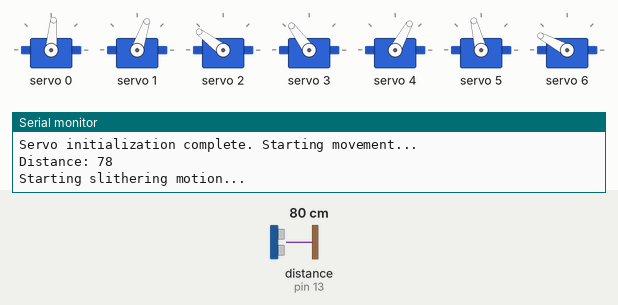
Simulated run of this sketch. Board: Arduino Uno, built with avr-gcc and run on an emulated ATmega328P. Shown: 7 × servo, the last lines printed to the serial monitor. Wiring (inferred from the names in the program): ultrasonic range finder: trigger pin 12; echo pin 13. The test bench sets the inputs (shaded band); at power-on: distance to the obstacle (sensor on pin 13) 80 cm. The echo pulse lasts 58.3 µs per cm.

Above: at 2.3 s.
2.4 s: distance to the obstacle (sensor on pin 13) set to 22 cm
At 2.79 s:
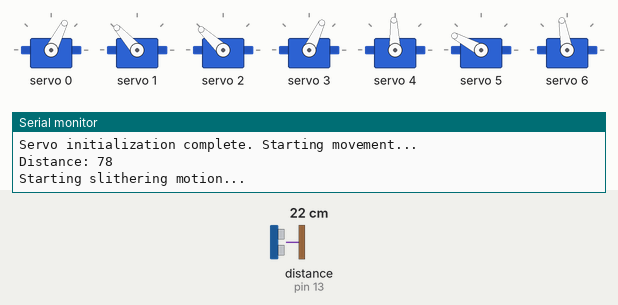
9.4 s: distance to the obstacle (sensor on pin 13) set to 19 cm
At 16.5 s:
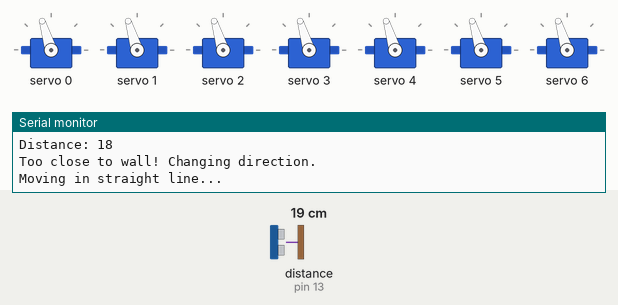
17.1 s: distance to the obstacle (sensor on pin 13) set to 35 cm
At 25.4 s:
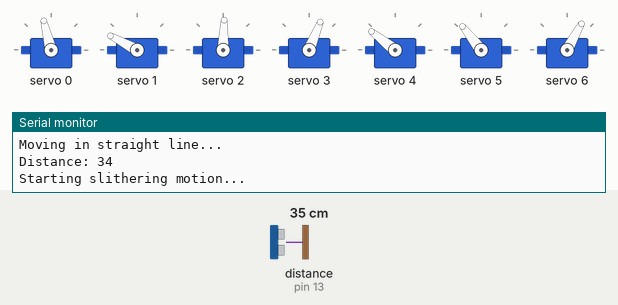
Timing chart, 0 to 42.7 s (numbered marks = the images above; inputs shaded):
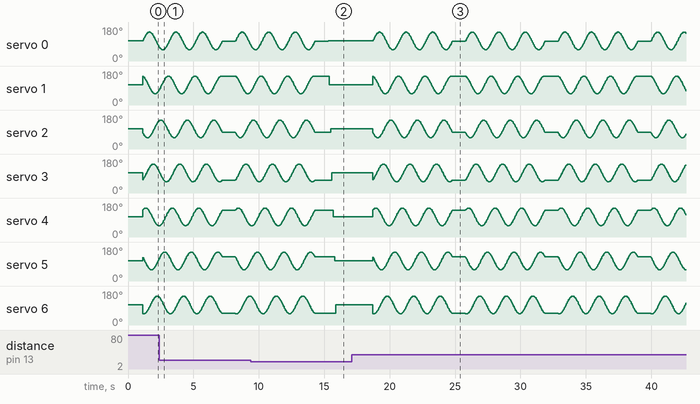

Measured:
- the behaviour switches between 21 and 20 cm on distance to the obstacle (sensor on pin 13) (found by bisection; images 1 and 2)
- after the input at 17.1 s, servo 0: 107° → 108° after 1.6 s, then moves between 60° and 154°, repeating every 7.1 s; servo 1: 107° → 152° after 1.6 s, then moves between 60° and 152°, repeating every 7.1 s

The sketch:

snakeservo.ino
```cpp
#include <Wire.h>
#include <Adafruit_PWMServoDriver.h>

// Servo driver
Adafruit_PWMServoDriver servoList = Adafruit_PWMServoDriver();
#define SERVOMIN 100 // Minimum pulse length count (calibrate according to your servos)
#define SERVOMAX 710 // Maximum pulse length count (calibrate according to your servos)

// Snake parameters
float pi = 3.14159;
int TotalNumberofServos = 7; // Adjust the number of servos as per your setup
float Shift = 2 * pi / TotalNumberofServos; // Phase lag between segments
float Wavelengths, rads;
int InteriorAngle, SetpointAngle, MaxAngleDisplacement;

// Ultrasonic sensor pins and variables
const int trig = 12; // Trigger pin
const int echo = 13; // Echo pin
int distance;
long timee;
float velocity = 0.034; // Speed of sound in cm/µs (corrected)

void setup() {
  Serial.begin(115200); // Increased baud rate for ESP32
  servoList.begin();
  servoList.setPWMFreq(60);  // Set PWM frequency to 60 Hz for servos

  // Initialize snake to 90 degrees
  int pulselength = map(90, 0, 180, SERVOMIN, SERVOMAX); // 90 degrees center position
  for (int servo = 0; servo < TotalNumberofServos; servo++) {
    servoList.setPWM(servo, 0, pulselength);
    delay(15);
  }
  delay(1000);
  Serial.println("Servo initialization complete. Starting movement...");

  // Set ultrasonic sensor pins
  pinMode(trig, OUTPUT);
  pinMode(echo, INPUT);
  digitalWrite(trig, LOW);
}

// Straight line configuration
void straightline() {
  Serial.println("Moving in straight line...");
  int pulselength = map(90, 0, 180, SERVOMIN, SERVOMAX); // 90 degrees
  for (int servo = 0; servo < TotalNumberofServos; servo++) {
    servoList.setPWM(servo, 0, pulselength);
    delay(100);
  }
}

// Ring configuration
void ring() {
  Serial.println("Forming ring configuration...");
  InteriorAngle = 180 - 360 / (TotalNumberofServos + 1); // Polygon formula
  SetpointAngle = abs(InteriorAngle - 90); // Offset from 90 degrees

  for (int servo = 0; servo < TotalNumberofServos; servo++) {
    int pulselength;
    if (servo % 2 == 0) {
      pulselength = map(SetpointAngle, 0, 180, SERVOMIN, SERVOMAX);
    } else {
      int angle = 90 + 90 - SetpointAngle;
      pulselength = map(angle, 0, 180, SERVOMIN, SERVOMAX);
    }
    servoList.setPWM(servo, 0, pulselength);
    delay(100);
  }
}

// Slithering motion
void slither(int offset, int Amplitude, int Speed, float Wavelengths) {
  MaxAngleDisplacement = abs(offset) + abs(Amplitude); // Max rotation calculation
  while (MaxAngleDisplacement > 90) { // Prevent out-of-range angles
    Amplitude = abs(Amplitude) - 1;
    MaxAngleDisplacement = abs(offset) + Amplitude;
    Serial.println("Amplitude reduced to prevent out-of-range angles.");
  }

  Serial.println("Starting slithering motion...");
  for (int i = 0; i < 360; i++) {
    rads = i * pi / 180.0; // Convert degrees to radians
    for (int servo = 0; servo < TotalNumberofServos; servo++) {
      int angle = 90 + offset + Amplitude * sin(Speed * rads + servo * Wavelengths * Shift);
      int pulselength = map(angle, 0, 180, SERVOMIN, SERVOMAX);
      servoList.setPWM(servo, 0, pulselength);
    }
    delay(10); // Adjust speed of slither motion
  }
}

// Static wave pattern
void staticWave(int offset, int Amplitude, float Wavelengths) {
  MaxAngleDisplacement = abs(offset) + abs(Amplitude); // Max rotation calculation
  while (MaxAngleDisplacement > 90) { // Prevent out-of-range angles
    Amplitude = abs(Amplitude) - 1;
    MaxAngleDisplacement = abs(offset) + Amplitude;
    Serial.println("Amplitude reduced to prevent out-of-range angles.");
  }

  Serial.println("Starting static wave pattern...");
  for (int servo = 0; servo < TotalNumberofServos; servo++) {
    int angle;
    if (servo % 2 == 0) {
      angle = 90 + offset + Amplitude * sin(servo * Wavelengths * Shift);
    } else {
      angle = 90 - offset - Amplitude * sin(servo * Wavelengths * Shift);
    }
    int pulselength = map(angle, 0, 180, SERVOMIN, SERVOMAX);
    servoList.setPWM(servo, 0, pulselength);
    delay(15);
  }
}

int readDistance() {
  // Read the distance from the ultrasonic sensor
  digitalWrite(trig, HIGH);
  delayMicroseconds(10);
  digitalWrite(trig, LOW);
  timee = pulseIn(echo, HIGH);
  return (velocity * timee) / 2;
}

void loop() {
  // Read the distance from the sensor
  distance = readDistance();
  Serial.print("Distance: ");
  Serial.println(distance);

  // If distance is too close (below a threshold), stop and change direction
  if (distance < 20) {  // You can adjust the threshold as needed
    Serial.println("Too close to wall! Changing direction.");
    // Change direction or stop snake, here we're using a basic stop
    straightline();  // You can change to another movement like "ring()" or "slither()" based on your needs
  } else {
    // Continue with the snake's current movement
    slither(0, 35, 3, 2);  // Adjust movement as needed
  }

  delay(1000);  // Delay to allow for smoother movement and sensor reading
}
```
